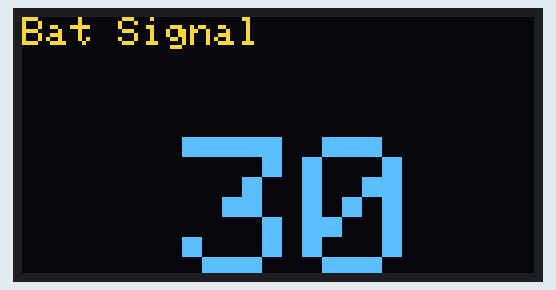
This sketch was run on a simulated Arduino Uno, built with avr-gcc and run on an emulated ATmega328P. Shown: 128×64 one-colour display. The OLED is the two-colour kind (top 16 rows yellow).

Above: at 2.1 s.
At 4.2 s:
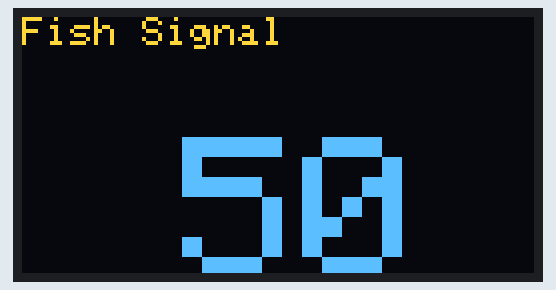

The sketch:

AHippo-PD_DisplayTest.ino
```cpp
/*
 * Hippo-PD Display Test
 * ----------------------
 * Test the OLED display (128 x 64) for Hippo-PD
 * Connected to I2C on Teensy 3.6
 * Aug. 3, 2022
 */

#include <Wire.h>
#include <Adafruit_GFX.h>
#include <Adafruit_SSD1306.h>

#define SCREEN_WIDTH 128 // OLED display width, in pixels
#define SCREEN_HEIGHT 64 // OLED display height, in pixels

// Declaration for an SSD1306 display connected to I2C (SDA, SCL pins)
Adafruit_SSD1306 display(SCREEN_WIDTH, SCREEN_HEIGHT, &Wire, -1);

// -----
struct Signal {
  String name;
  uint8_t pin;
  uint16_t val;
  uint16_t prev_val;
  unsigned long long last_read;
};

Signal test1;
Signal test2;

long last_change = 0;
uint8_t page_index = 0;
// -----

void setup() {
  Serial.begin(9600);

  test1.name = "Bat Signal";
  test1.val = 3000;
  test2.name = "Fish Signal";
  test2.val = 500;

  if(!display.begin(SSD1306_SWITCHCAPVCC, 0x3C)) { // Address 0x3D for 128x64
    Serial.println(F("SSD1306 allocation failed"));
    for(;;);
  }
  delay(2000);
  display.clearDisplay();

  display.setTextSize(1);
  display.setTextColor(WHITE);
  display.setCursor(0, 10);
  // Display static text
  display.println("Hello, world!");
  display.display();

  display.clearDisplay();

}

void loop() {

  if(millis()-last_change >= 2000) {

    display.clearDisplay();

    display.setTextSize(1);
    display.setTextColor(WHITE);
    display.setCursor(0, 0);

    switch(page_index) {
      case 0:
        display.println(test1.name);
      break;
      case 1:
        display.println(test2.name);
      break;
    }

    display.setCursor(40, 30);
    display.setTextSize(5);
    display.setTextColor(WHITE);

    switch(page_index) {
      case 0:
        display.println(test1.val);
      break;
      case 1:
        display.println(test2.val);
      break;
    }

    display.display();

    page_index++;
    if(page_index > 1) page_index = 0;
    last_change = millis();
  }

}
```

Measured:
- what the display in image 0 shows lasts 2.0 s, from 2.1 s to 4.1 s
